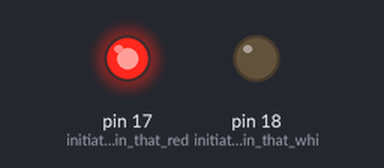
A sketch run on a simulated Arduino Uno, built with avr-gcc and run on an emulated ATmega328P. Parts: output pins drawn as LEDs (lit = HIGH).

Above: at 2.5 s.
At 6.6 s:
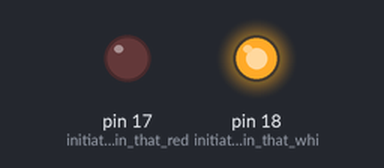
Timing chart, 0 to 10.8 s (numbered marks = the images above):
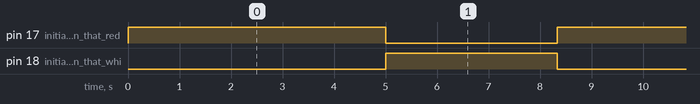

The sketch:

18222082-tugas1-2-lampu-kedip-ganda.ino
```cpp
void setup() {
  pinMode(17, OUTPUT);    // initiate the pin that red LED use
  pinMode(18, OUTPUT);    // initiate the pin that white LED use
}

void loop() {
  digitalWrite(17, HIGH); // turn the red LED on
  digitalWrite(18, LOW);  // turn the white LED off
  delay(5000);            // wait for 5000 ms (0.2 hz)
  digitalWrite(17, LOW);  // turn the red LED off
  digitalWrite(18, HIGH); // turn the white LED on
  delay(3333);            // wait for 3333 ms (0.3 hz)
}
```

Measured:
- by itself, pin 17 (initiate_the_pin_that_red): alternates HIGH for 5.0 s and LOW for 3.3 s
- by itself, pin 18 (initiate_the_pin_that_whi): alternates HIGH for 3.3 s and LOW for 5.0 s
